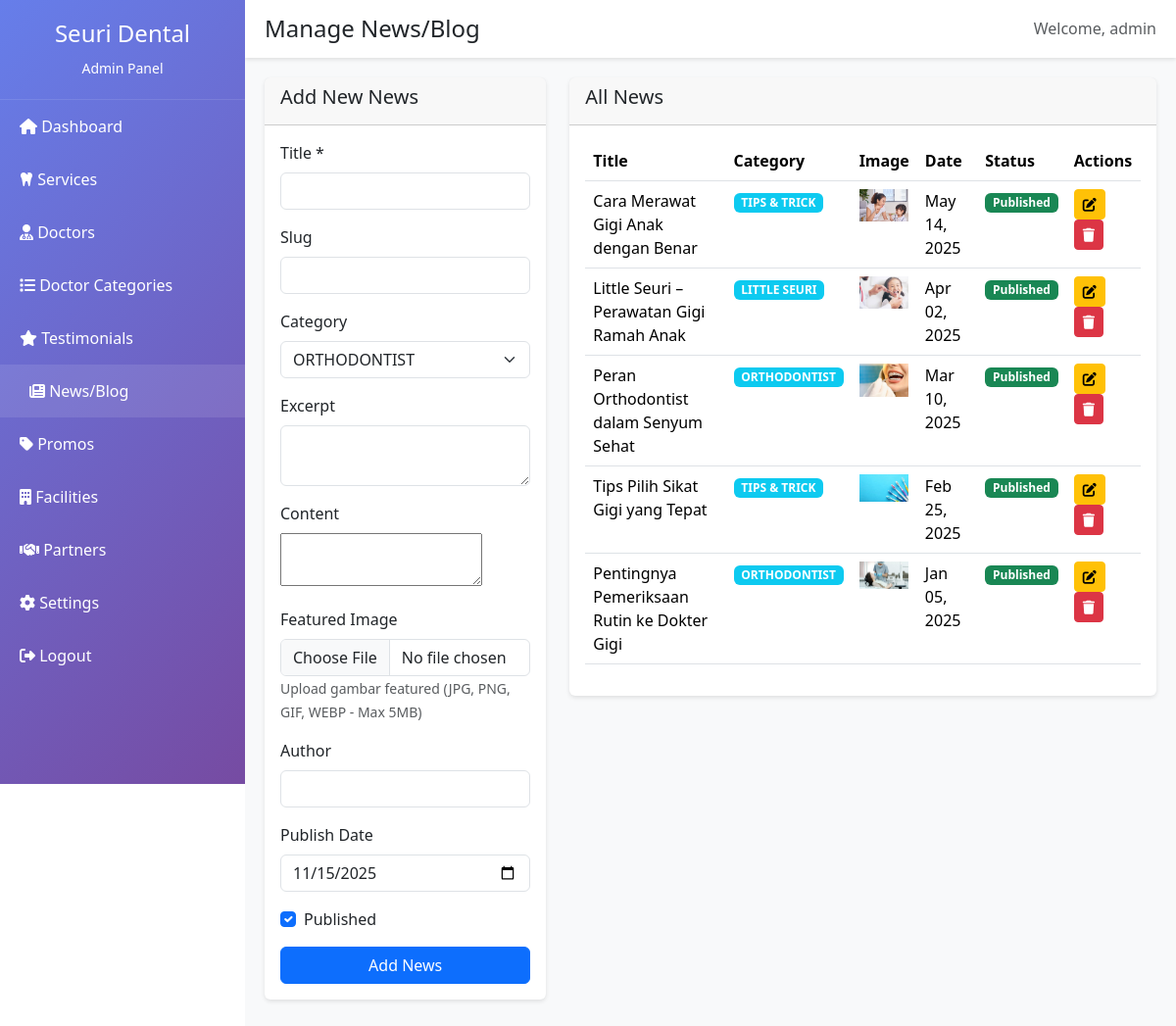
Screenshot of /admin/news.php (signed in) with the database file from the repository.
### tables this page shows
CREATE TABLE `news` (
  `id` int(11) NOT NULL,
  `title` varchar(200) NOT NULL,
  `slug` varchar(200) DEFAULT NULL,
  `category` varchar(50) DEFAULT NULL,
  `excerpt` text DEFAULT NULL,
  `content` longtext DEFAULT NULL,
  `featured_image` varchar(255) DEFAULT NULL,
  `author` varchar(100) DEFAULT NULL,
  `publish_date` date DEFAULT NULL,
  `is_published` tinyint(1) DEFAULT 1,
  `views` int(11) DEFAULT 0,
  `created_at` timestamp NOT NULL DEFAULT current_timestamp(),
  `updated_at` timestamp NOT NULL DEFAULT current_timestamp() ON UPDATE current_timestamp()
);

### admin/db_config.php (called while the page is built, shortened)
<?php
function getDBConnection() {
    $conn = new mysqli(DB_HOST, DB_USER, DB_PASS, DB_NAME);
    $conn->set_charset("utf8mb4");
    return $conn;
}
function fetchAll($sql) {
    $conn = getDBConnection();
    $result = $conn->query($sql);
    $data = [];
    if ($result && $result->num_rows > 0) {
        while ($row = $result->fetch_assoc()) {
            $data[] = $row;
        }
    }
    return $data;
}
?>

### admin/news.php (the view, shortened to what this page needs)
<?php
require_once 'db_config.php';
$news_list = fetchAll("SELECT * FROM news ORDER BY publish_date DESC, id DESC");
$edit_data = isset($_GET['edit']) ? fetchOne("SELECT * FROM news WHERE id=" . intval($_GET['edit'])) : null;
include 'includes/header.php';
?>
<div class="row">
    <div class="col-md-4">
        <div class="card">
            <div class="card-header">
                <h5><?= $edit_data ? 'Edit News' : 'Add New News' ?></h5>
            </div>
            <div class="card-body">
                <form method="POST" action="" enctype="multipart/form-data">
                    <div class="mb-3">
                        <label class="form-label">Title *</label>
                        <input type="text" name="title" class="form-control"
                               value="<?= htmlspecialchars($edit_data['title'] ?? '') ?>" required>
                    </div>
                    <div class="mb-3">
                        <label class="form-label">Slug</label>
                        <input type="text" name="slug" class="form-control"
                               value="<?= htmlspecialchars($edit_data['slug'] ?? '') ?>">
                    </div>
                    <div class="mb-3">
                        <label class="form-label">Category</label>
                        <select name="category" class="form-select">
                            <option value="ORTHODONTIST" <?= ($edit_data && $edit_data['category'] == 'ORTHODONTIST') ? 'selected' : '' ?>>ORTHODONTIST</option>
                        </select>
                    </div>
                    <div class="mb-3">
                        <label class="form-label">Excerpt</label>
                        <textarea name="excerpt" class="form-control" rows="2"><?= htmlspecialchars($edit_data['excerpt'] ?? '') ?></textarea>
                    </div>
                    <div class="mb-3">
                        <label class="form-label">Content</label>
                        <textarea name="content" id="summernote"><?= htmlspecialchars($edit_data['content'] ?? '') ?></textarea>
                    </div>
                    <div class="mb-3">
                        <label class="form-label">Featured Image</label>
                        <input type="file" name="featured_image" class="form-control" accept="image/*">
                        <small class="text-muted">Upload gambar featured (JPG, PNG, GIF, WEBP - Max 5MB)</small>
                    </div>
                    <div class="mb-3">
                        <label class="form-label">Author</label>
                        <input type="text" name="author" class="form-control"
                               value="<?= htmlspecialchars($edit_data['author'] ?? '') ?>">
                    </div>
                    <div class="mb-3">
                        <label class="form-label">Publish Date</label>
                        <input type="date" name="publish_date" class="form-control"
                               value="<?= htmlspecialchars($edit_data['publish_date'] ?? date('Y-m-d')) ?>">
                    </div>
                    <div class="mb-3 form-check">
                        <input type="checkbox" name="is_published" class="form-check-input" id="is_published"
                               <?= ($edit_data && $edit_data['is_published']) || !$edit_data ? 'checked' : '' ?>>
                        <label class="form-check-label" for="is_published">Published</label>
                    </div>
                    <button type="submit" class="btn btn-primary w-100">
                        <?= $edit_data ? 'Update' : 'Add' ?> News
                    </button>
                </form>
            </div>
        </div>
    </div>
    <div class="col-md-8">
        <div class="card">
            <div class="card-header">
                <h5>All News</h5>
            </div>
            <div class="card-body">
                <div class="table-responsive">
                    <table class="table table-hover">
                        <thead>
                            <tr>
                                <th>Title</th>
                                <th>Category</th>
                                <th>Image</th>
                                <th>Date</th>
                                <th>Status</th>
                                <th>Actions</th>
                            </tr>
                        </thead>
                        <tbody>
                            <?php foreach ($news_list as $news_item): ?>
                            <tr>
                                <td><?= htmlspecialchars($news_item['title']) ?></td>
                                <td><span class="badge bg-info"><?= htmlspecialchars($news_item['category']) ?></span></td>
                                <td>
                                    <?php if ($news_item['featured_image']): ?>
                                        <img src="../uploads/news/<?= htmlspecialchars($news_item['featured_image']) ?>"
                                             alt="Image" style="max-width: 50px; max-height: 50px;">
                                    <?php else: ?>
                                        <span class="text-muted">No image</span>
                                    <?php endif; ?>
                                </td>
                                <td><?= date('M d, Y', strtotime($news_item['publish_date'])) ?></td>
                                <td>
                                    <span class="badge bg-<?= $news_item['is_published'] ? 'success' : 'secondary' ?>">
                                        <?= $news_item['is_published'] ? 'Published' : 'Draft' ?>
                                    </span>
                                </td>
                                <td>
                                    <a href="?edit=<?= $news_item['id'] ?>" class="btn btn-sm btn-warning">
                                        <i class="fas fa-edit"></i>
                                    </a>
                                    <form method="POST" style="display:inline;" onsubmit="return confirmDelete()">
                                        <button type="submit" class="btn btn-sm btn-danger">
                                            <i class="fas fa-trash"></i>
                                        </button>
                                    </form>
                                </td>
                            </tr>
                            <?php endforeach; ?>
                        </tbody>
                    </table>
                </div>
            </div>
        </div>
    </div>
</div>
<link href="https://cdnjs.cloudflare.com/ajax/libs/summernote/0.8.20/summernote-bs5.min.css" rel="stylesheet">
<?php include 'includes/footer.php'; ?>

### admin/includes/header.php (style rules this page uses)
:root { --sidebar-width: 250px; --primary-color: #667eea; --secondary-color: #764ba2; }
body { font-family: 'Segoe UI', Tahoma, Geneva, Verdana, sans-serif; }
.card { border: none; box-shadow: 0 2px 4px rgba(0,0,0,0.1); margin-bottom: 20px; }

### rows the page displays
news: title "Cara Merawat Gigi Anak dengan Benar", category "TIPS & TRICK", featured_image (picture), publish_date "May 14, 2025", is_published "Published"
news: title "Little Seuri – Perawatan Gigi Ramah Anak", category "LITTLE SEURI", featured_image (picture), publish_date "Apr 02, 2025", is_published "Published"
news: title "Peran Orthodontist dalam Senyum Sehat", category "ORTHODONTIST", featured_image (picture), publish_date "Mar 10, 2025", is_published "Published"
news: title "Tips Pilih Sikat Gigi yang Tepat", category "TIPS & TRICK", featured_image (picture), publish_date "Feb 25, 2025", is_published "Published"
news: title "Pentingnya Pemeriksaan Rutin ke Dokter Gigi", category "ORTHODONTIST", featured_image (picture), publish_date "Jan 05, 2025", is_published "Published"

### other values shown
$page_title "Manage News/Blog"
$_SESSION['admin_username'] "admin"
